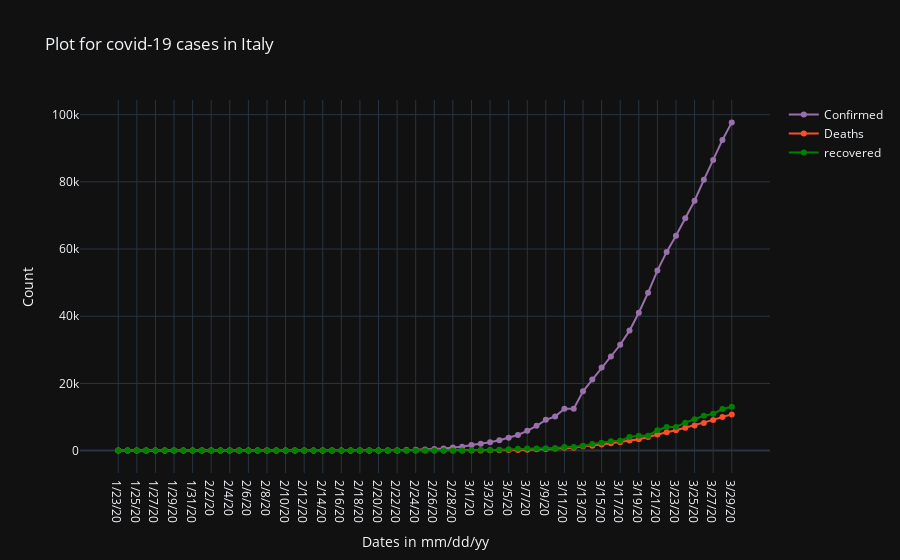

The notebook cell saved with this chart:
### Code cell
(fig_all,fig_fatality,cnf_fig,dnf_fig) = plots_by_country("Italy")
fig_all.show()

### Figure 1 — Plotly figure (JSON) as saved in the notebook; plotly's stock layout.template omitted (floating-point values rounded to 4 significant figures)
{"data": [{"line": {"color": "#9970AB"}, "mode": "lines+markers", "name": "Confirmed", "type": "scatter", "x": ["1/23/20", "1/24/20", "1/25/20", "1/26/20", "1/27/20", "1/28/20", "1/29/20", "1/30/20", "1/31/20", "2/1/20", "2/2/20", "2/3/20", "2/4/20", "2/5/20", "2/6/20", "2/7/20", "2/8/20", "2/9/20", "2/10/20", "2/11/20", "2/12/20", "2/13/20", "2/14/20", "2/15/20", "2/16/20", "2/17/20", "2/18/20", "2/19/20", "2/20/20", "2/21/20", "2/22/20", "2/23/20", "2/24/20", "2/25/20", "2/26/20", "2/27/20", "2/28/20", "2/29/20", "3/1/20", "3/2/20", "3/3/20", "3/4/20", "3/5/20", "3/6/20", "3/7/20", "3/8/20", "3/9/20", "3/10/20", "3/11/20", "3/12/20", "3/13/20", "3/14/20", "3/15/20", "3/16/20", "3/17/20", "3/18/20", "3/19/20", "3/20/20", "3/21/20", "3/22/20", "3/23/20", "3/24/20", "3/25/20", "3/26/20", "3/27/20", "3/28/20", "3/29/20"], "y": [0, 0, 0, 0, 0, 0, 0, 0, 2, 2, 2, 2, 2, 2, 2, 3, 3, 3, 3, 3, 3, 3, 3, 3, 3, 3, 3, 3, 3, 20, 62, 155, 229, 322, 453, 655, 888, 1128, 1694, 2036, 2502, 3089, 3858, 4636, 5883, 7375, 9172, 10149, 12462, 12462, 17660, 21157, 24747, 27980, 31506, 35713, 41035, 47021, 53578, 59138, 63927, 69176, 74386, 80589, 86498, 92472, 97689]}, {"line": {"color": "#FC4E2A"}, "mode": "lines+markers", "name": "Deaths", "type": "scatter", "x": ["1/23/20", "1/24/20", "1/25/20", "1/26/20", "1/27/20", "1/28/20", "1/29/20", "1/30/20", "1/31/20", "2/1/20", "2/2/20", "2/3/20", "2/4/20", "2/5/20", "2/6/20", "2/7/20", "2/8/20", "2/9/20", "2/10/20", "2/11/20", "2/12/20", "2/13/20", "2/14/20", "2/15/20", "2/16/20", "2/17/20", "2/18/20", "2/19/20", "2/20/20", "2/21/20", "2/22/20", "2/23/20", "2/24/20", "2/25/20", "2/26/20", "2/27/20", "2/28/20", "2/29/20", "3/1/20", "3/2/20", "3/3/20", "3/4/20", "3/5/20", "3/6/20", "3/7/20", "3/8/20", "3/9/20", "3/10/20", "3/11/20", "3/12/20", "3/13/20", "3/14/20", "3/15/20", "3/16/20", "3/17/20", "3/18/20", "3/19/20", "3/20/20", "3/21/20", "3/22/20", "3/23/20", "3/24/20", "3/25/20", "3/26/20", "3/27/20", "3/28/20", "3/29/20"], "y": [0, 0, 0, 0, 0, 0, 0, 0, 0, 0, 0, 0, 0, 0, 0, 0, 0, 0, 0, 0, 0, 0, 0, 0, 0, 0, 0, 0, 0, 1, 2, 3, 7, 10, 12, 17, 21, 29, 34, 52, 79, 107, 148, 197, 233, 366, 463, 631, 827, 827, 1266, 1441, 1809, 2158, 2503, 2978, 3405, 4032, 4825, 5476, 6077, 6820, 7503, 8215, 9134, 10023, 10779]}, {"line": {"color": "green"}, "mode": "lines+markers", "name": "recovered", "type": "scatter", "x": ["1/23/20", "1/24/20", "1/25/20", "1/26/20", "1/27/20", "1/28/20", "1/29/20", "1/30/20", "1/31/20", "2/1/20", "2/2/20", "2/3/20", "2/4/20", "2/5/20", "2/6/20", "2/7/20", "2/8/20", "2/9/20", "2/10/20", "2/11/20", "2/12/20", "2/13/20", "2/14/20", "2/15/20", "2/16/20", "2/17/20", "2/18/20", "2/19/20", "2/20/20", "2/21/20", "2/22/20", "2/23/20", "2/24/20", "2/25/20", "2/26/20", "2/27/20", "2/28/20", "2/29/20", "3/1/20", "3/2/20", "3/3/20", "3/4/20", "3/5/20", "3/6/20", "3/7/20", "3/8/20", "3/9/20", "3/10/20", "3/11/20", "3/12/20", "3/13/20", "3/14/20", "3/15/20", "3/16/20", "3/17/20", "3/18/20", "3/19/20", "3/20/20", "3/21/20", "3/22/20", "3/23/20", "3/24/20", "3/25/20", "3/26/20", "3/27/20", "3/28/20", "3/29/20"], "y": [0, 0, 0, 0, 0, 0, 0, 0, 0, 0, 0, 0, 0, 0, 0, 0, 0, 0, 0, 0, 0, 0, 0, 0, 0, 0, 0, 0, 0, 0, 1, 2, 1, 1, 3, 45, 46, 46, 83, 149, 160, 276, 414, 523, 589, 622, 724, 724, 1045, 1045, 1439, 1966, 2335, 2749, 2941, 4025, 4440, 4440, 6072, 7024, 7024, 8326, 9362, 10361, 10950, 12384, 13030]}], "layout": {"showlegend": true, "title": {"text": "Plot for covid-19 cases in Italy"}, "xaxis": {"title": {"text": "Dates in mm/dd/yy"}}, "yaxis": {"title": {"text": "Count"}}}}
